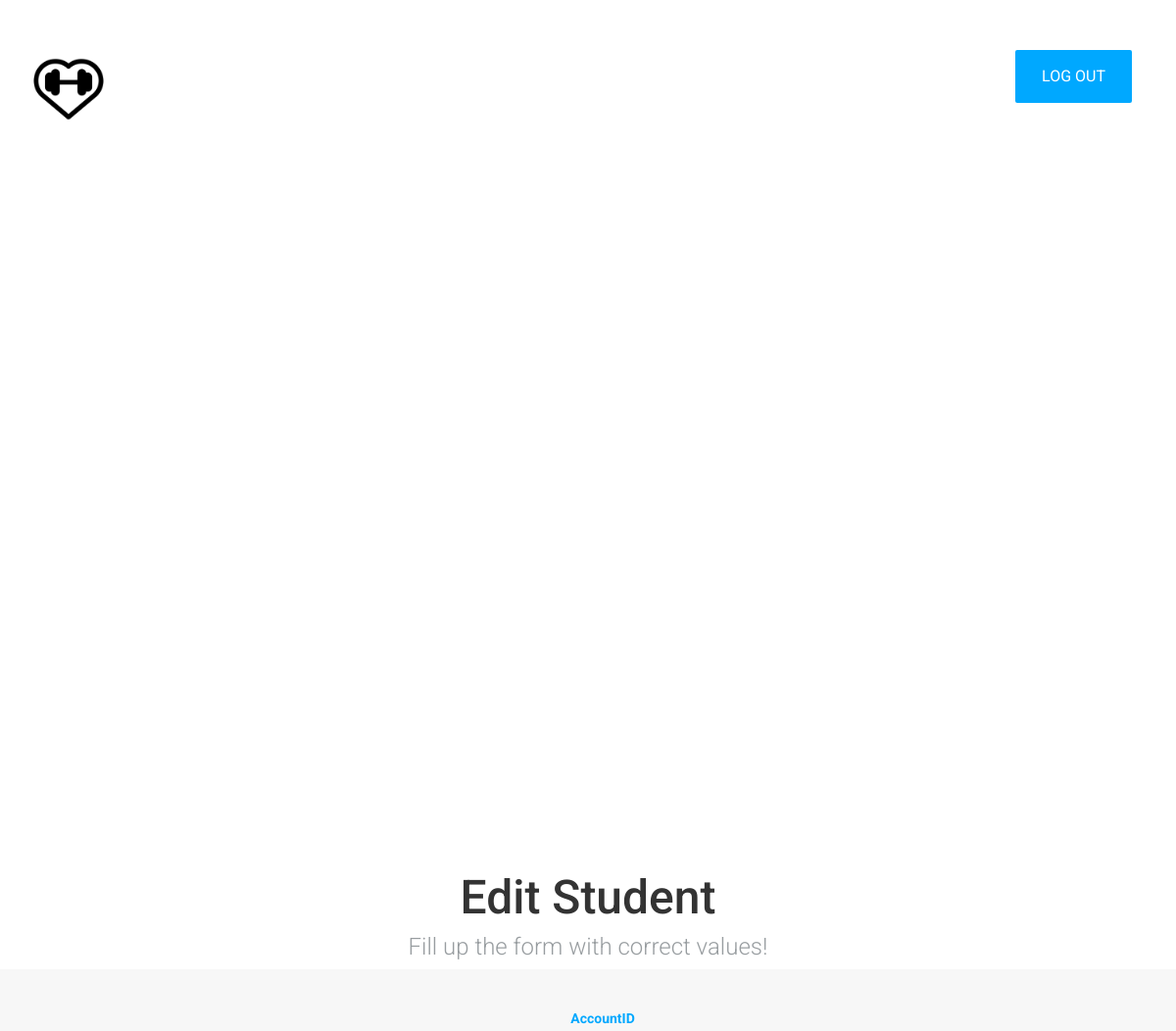
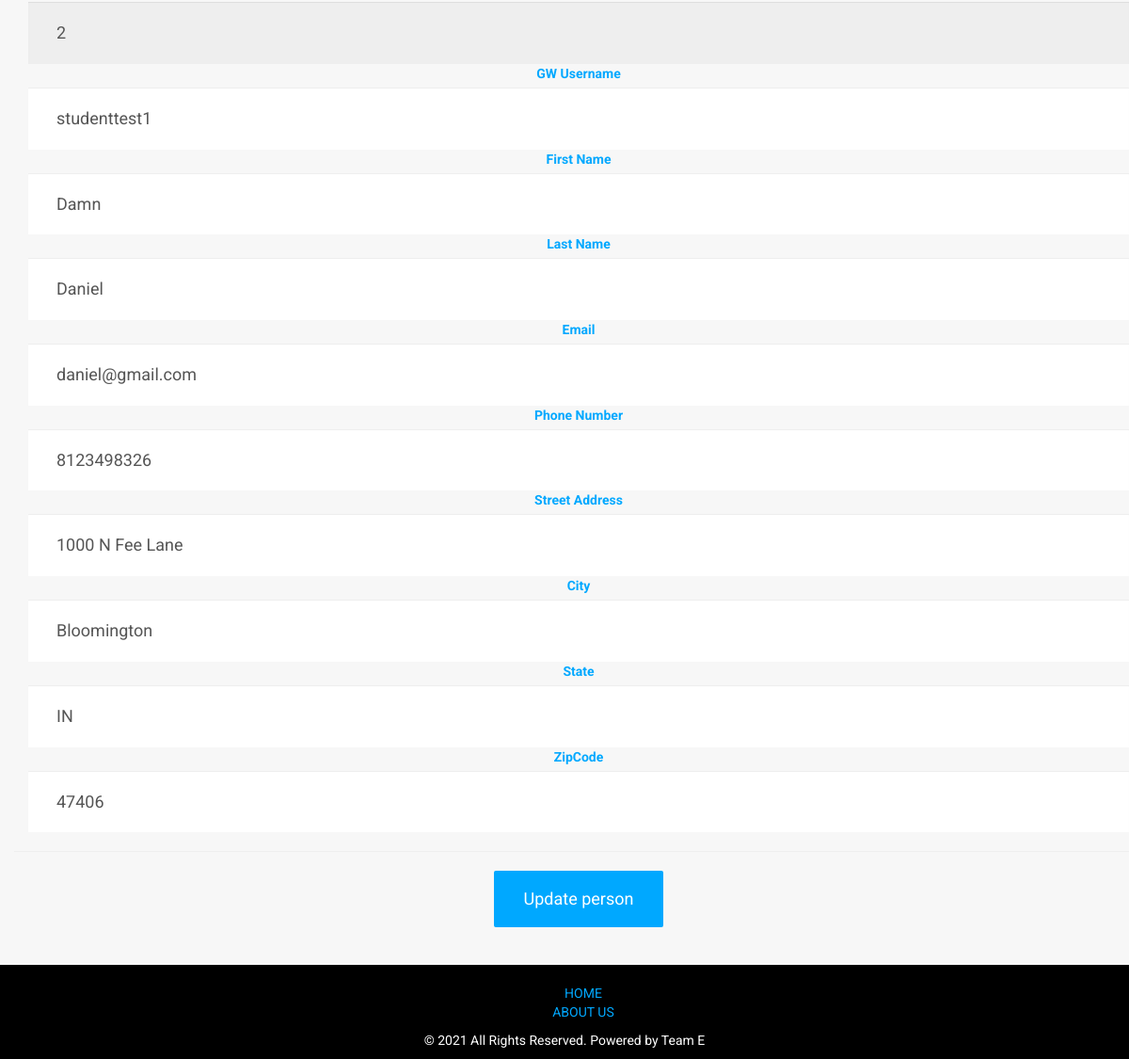
/editpersonstudent.php?id=2, run on the app's committed database (2 pictures, top to bottom).
### tables this page shows
CREATE TABLE `account` (
  `AccountID` int(11) NOT NULL,
  `GW_UserName` varchar(25) NOT NULL,
  `Password` varchar(25) NOT NULL,
  `Email` varchar(255) NOT NULL,
  `First_Name` varchar(255) NOT NULL,
  `Last_Name` varchar(255) NOT NULL,
  `Phone_Number` varchar(10) NOT NULL,
  `Street_Address` varchar(500) NOT NULL,
  `City` varchar(255) NOT NULL,
  `State` varchar(255) NOT NULL,
  `ZipCode` varchar(5) NOT NULL,
  `Role` varchar(50) NOT NULL,
  `StudentID` int(11) DEFAULT NULL,
  `InstructorID` int(11) DEFAULT NULL,
  `AdminID` int(11) DEFAULT NULL
);

### editpersonstudent.php (the view, shortened to what this page needs)
<?php
require 'config.php';
$id = $_GET['id'];
$sql = 'SELECT * FROM account WHERE AccountID=:id';
$statement = $db->prepare($sql);
$statement->execute([':id' => $id ]);
$person = $statement->fetch(PDO::FETCH_OBJ);
?>
<!DOCTYPE html>
<html>
<head>
	<head>
	<link rel="stylesheet" type="text/css" href="css/normalize.css">
	<link rel="stylesheet" type="text/css" href="css/bootstrap.css">
	<link rel="stylesheet" type="text/css" href="css/owl.css">
	<link rel="stylesheet" type="text/css" href="css/animate.css">
	<link rel="stylesheet" type="text/css" href="fonts/font-awesome-4.1.0/css/font-awesome.min.css">
	<link rel="stylesheet" type="text/css" href="fonts/eleganticons/et-icons.css">
	<link rel="stylesheet" type="text/css" href="css/Cofit.css">
</head>
</head>
<body>
	<nav class="navbar">
		<div class="container">
			<div class="navbar-header">
				<a  href="#"><img src="img/logo.png" data-active-url="img/logo-active.png" alt=""></a>
			</div>
			<div class="collapse navbar-collapse" id="bs-example-navbar-collapse-1">
				<ul class="nav navbar-nav navbar-right main-nav">
					<li><a  href="index.php">HOME</a></li>
					<li><a  href="about.php">ABOUT US</a></li>
                    <li><a href="logout.php" class="btn btn-blue">LOG OUT</a></li>
				</ul>
			</div>
        </div>
	</nav>
<section >
			<div class="row text-center title">
				<h2>Edit Student</h2>
				<h4 class="light muted"> Fill up the form with correct values! </h4>
			</div>
</section>
<section  class="section gray-bg">
	<div class="container">
	<form method = "post">
		<div class="container">
		<div class="row text-center">
                <label for ="AccountID"><a>AccountID</a></label>
				<input value="<?= $person->AccountID; ?>" class ="form-control" type="text" name="AccountID" required readonly>
                <label for ="GW_UserName"><a>GW Username</a></label>
				<input value="<?= $person->GW_UserName; ?>" class ="form-control" type="text" name="GW_UserName" required>
				<label for ="FirstName"><a>First Name</a></label>
				<input value="<?= $person->First_Name; ?>" class ="form-control" type="text" name="First_Name" required>
                <label for ="Last_Name"><a>Last Name</a></label>
				<input value="<?= $person->Last_Name; ?>" class ="form-control" type="text" name="Last_Name"  required>
				<label for ="Email"><a>Email</a></label>
				<input value="<?= $person->Email; ?>" class ="form-control" type="text" name="Email" required>
				<label for ="Phone_Number"><a>Phone Number</a></label>
				<input value="<?= $person->Phone_Number; ?>" class ="form-control" type="text" name="Phone_Number" required>
				<label for ="Street_Address"><a>Street Address</a></label>
				<input value="<?= $person->Street_Address; ?>" class ="form-control" type="text" name="Street_Address" required>
				<label for ="City"><a>City</a></label>
				<input value="<?= $person->City; ?>" class ="form-control" type="text" name="City" required>
				<label for ="State"><a>State</a></label>
				<input value="<?= $person->State; ?>" class ="form-control" type="text" name="State" required>
				<label for ="ZipCode"><a>ZipCode</a></label>
				<input value="<?= $person->ZipCode; ?>" class ="form-control" type="text" name="ZipCode" required>
                <hr class="row text-center title">
                <button type="submit" class="btn btn-blue">Update person</button>
			</div>
		</div>
</form>
</div>
</section>
	<footer class="text-center">
        <br>
		<div>
				<ul style= "list-style: none">
					<li><a href="index.php">HOME</a></li>
					<li><a href="about.php">ABOUT US</a></li>
				</ul>
		</div>
		<section>
			<div class=" row bottom-footer text-center-mobile">
			<section>
				<div >
					<p>&copy; 2021 All Rights Reserved. Powered by Team E</p>
				</div>
		</section>
            </div>
        </section>
	</footer>
</body>
</html>

### css/Cofit.css (style rules this page uses)
body { font-family: 'Roboto', 'Helvetica Neue', 'Segoe UI', Helvetica, Arial, sans-serif; font-size: 14px; overflow-x: hidden; color: #2a3237; -webkit-font-smoothing: antialiased; -moz-osx-font-smoothing: grayscale; }
h1, h2, h3, h4, h5, h6 { font-family: 'Roboto', 'Avenir Next', 'Helvetica Neue', 'Segoe UI', Helvetica, Arial, sans-serif; position: relative; margin: 10px 0; }
h2 { font-size: 48px; }
h4 { font-size: 24px; }
a { text-decoration: none; color: #00a8ff; -webkit-transition: all 0.3s ease; transition: all 0.3s ease; }
nav.navbar { position: absolute; z-index: 9500; width: 100%; width: 100vw; -webkit-transition: all 0.3s ease; transition: all 0.3s ease; }
nav.navbar-fixed-top { z-index: 9499; top: 0; padding: 25px 0; opacity: 0; background: white; box-shadow: 0px 4px 3px rgba(0, 0, 0, 0.05); }
nav.navbar-fixed-top .navbar-nav > li > a:not(.btn) { color: #bbb; }
.btn { font-size: 18px; display: inline-block; padding: 15px 30px; color: white; border: 2px solid transparent; border-radius: 2px; background: transparent; -webkit-transition: all 0.3s ease; transition: all 0.3s ease; }
.btn.btn-blue { background: #00a8ff; }
.navbar { top: 50px; float: left; }
.container { position: relative; z-index: 1; }
section { position: relative; }
.section { padding: 40px 0; background: #fff; }
footer { background-color:black; color: white; position: center; }
.form-control { font-size: 18px; position: relative; left: 0; height: auto; padding: 20px 30px; border: 1px; border-radius: 0; box-shadow: 0; }
a img { height: 80px; width: 80px; }
.mobile-nav ul li { margin: 25px 0; }
.mobile-nav ul li a:not(.btn) { color: #aaa; }
.row.title { padding: 0 20px; }
.light { font-weight: 300; }
.gray-bg { background: #f7f7f7; }
.muted { color: #989da0; }

### data on the page
account: AccountID "2", GW_UserName "studenttest1", First_Name "Damn", Last_Name "Daniel", Email "daniel@gmail.com", Phone_Number "8123498326", Street_Address "1000 N Fee Lane", City "Bloomington", State "IN", ZipCode "47406"
